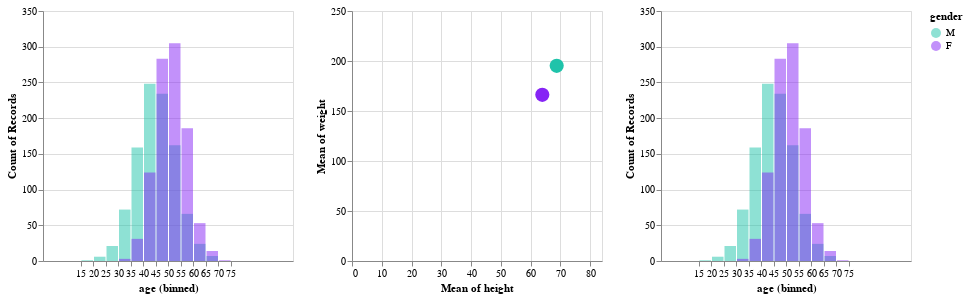

Source (notebook cell):
### Markdown cell above
# Practice 1
First interactive altair plot. Based on code from: https://altair-viz.github.io/gallery/scatter_with_layered_histogram.html

### Code cell
import altair as alt
import pandas as pd
import numpy as np

# generate fake data
source = pd.DataFrame({'gender': ['M']*1000 + ['F']*1000,
               'height':np.concatenate((np.random.normal(69, 7, 1000),
                                       np.random.normal(64, 6, 1000))),
               'weight': np.concatenate((np.random.normal(195.8, 144, 1000),
                                        np.random.normal(167, 100, 1000))),
               'age': np.concatenate((np.random.normal(45, 8, 1000),
                                        np.random.normal(51, 6, 1000)))
        })

selector = alt.selection_single(empty='all', fields=['gender'])

color_scale = alt.Scale(domain=['M', 'F'],
                        range=['#1FC3AA', '#8624F5'])

base = alt.Chart(source).properties(
    width=250,
    height=250
).add_selection(selector)

points = base.mark_point(filled=True, size=200).encode(
    x=alt.X('mean(height):Q',
            scale=alt.Scale(domain=[0,84])),
    y=alt.Y('mean(weight):Q',
            scale=alt.Scale(domain=[0,250])),
    color=alt.condition(selector,
                        'gender:N',
                        alt.value('lightgray'),
                        scale=color_scale),
)

hists = base.mark_bar(opacity=0.5, thickness=100).encode(
    x=alt.X('age',
            bin=alt.Bin(step=5), # step keeps bin size the same
            scale=alt.Scale(domain=[0,100])),
    y=alt.Y('count()',
            stack=None,
            scale=alt.Scale(domain=[0,350])),
    color=alt.Color('gender:N',
                    scale=color_scale)
).transform_filter(
    selector
)

hists | points

### Figure 1 — Vega-Lite specification as saved in the notebook (floating-point values rounded to 4 significant figures; data arrays with more than 128 entries replaced by an {"elided": "..."} marker saying what was removed)
{"config": {"view": {"continuousWidth": 400, "continuousHeight": 300}}, "hconcat": [{"mark": {"type": "bar", "opacity": 0.5, "thickness": 100}, "encoding": {"color": {"field": "gender", "scale": {"domain": ["M", "F"], "range": ["#1FC3AA", "#8624F5"]}, "type": "nominal"}, "x": {"bin": {"step": 5}, "field": "age", "scale": {"domain": [0, 100]}, "type": "quantitative"}, "y": {"aggregate": "count", "scale": {"domain": [0, 350]}, "stack": null, "type": "quantitative"}}, "height": 250, "selection": {"selector003": {"type": "single", "empty": "all", "fields": ["gender"]}}, "transform": [{"filter": {"selection": "selector003"}}], "width": 250}, {"mark": {"type": "point", "filled": true, "size": 200}, "encoding": {"color": {"condition": {"field": "gender", "scale": {"domain": ["M", "F"], "range": ["#1FC3AA", "#8624F5"]}, "type": "nominal", "selection": "selector003"}, "value": "lightgray"}, "x": {"aggregate": "mean", "field": "height", "scale": {"domain": [0, 84]}, "type": "quantitative"}, "y": {"aggregate": "mean", "field": "weight", "scale": {"domain": [0, 250]}, "type": "quantitative"}}, "height": 250, "selection": {"selector003": {"type": "single", "empty": "all", "fields": ["gender"]}}, "width": 250}, {"mark": {"type": "bar", "opacity": 0.5, "thickness": 100}, "encoding": {"color": {"field": "gender", "scale": {"domain": ["M", "F"], "range": ["#1FC3AA", "#8624F5"]}, "type": "nominal"}, "x": {"bin": {"step": 5}, "field": "age", "scale": {"domain": [0, 100]}, "type": "quantitative"}, "y": {"aggregate": "count", "scale": {"domain": [0, 350]}, "stack": null, "type": "quantitative"}}, "height": 250, "selection": {"selector003": {"type": "single", "empty": "all", "fields": ["gender"]}}, "transform": [{"filter": {"selection": "selector003"}}], "width": 250}], "data": {"name": "data-0ef5188abaa6c24e302b151d4caabd60"}, "$schema": "https://vega.github.io/schema/vega-lite/v4.17.0.json", "datasets": {"data-0ef5188abaa6c24e302b151d4caabd60": {"elided": "2000 records"}}}
